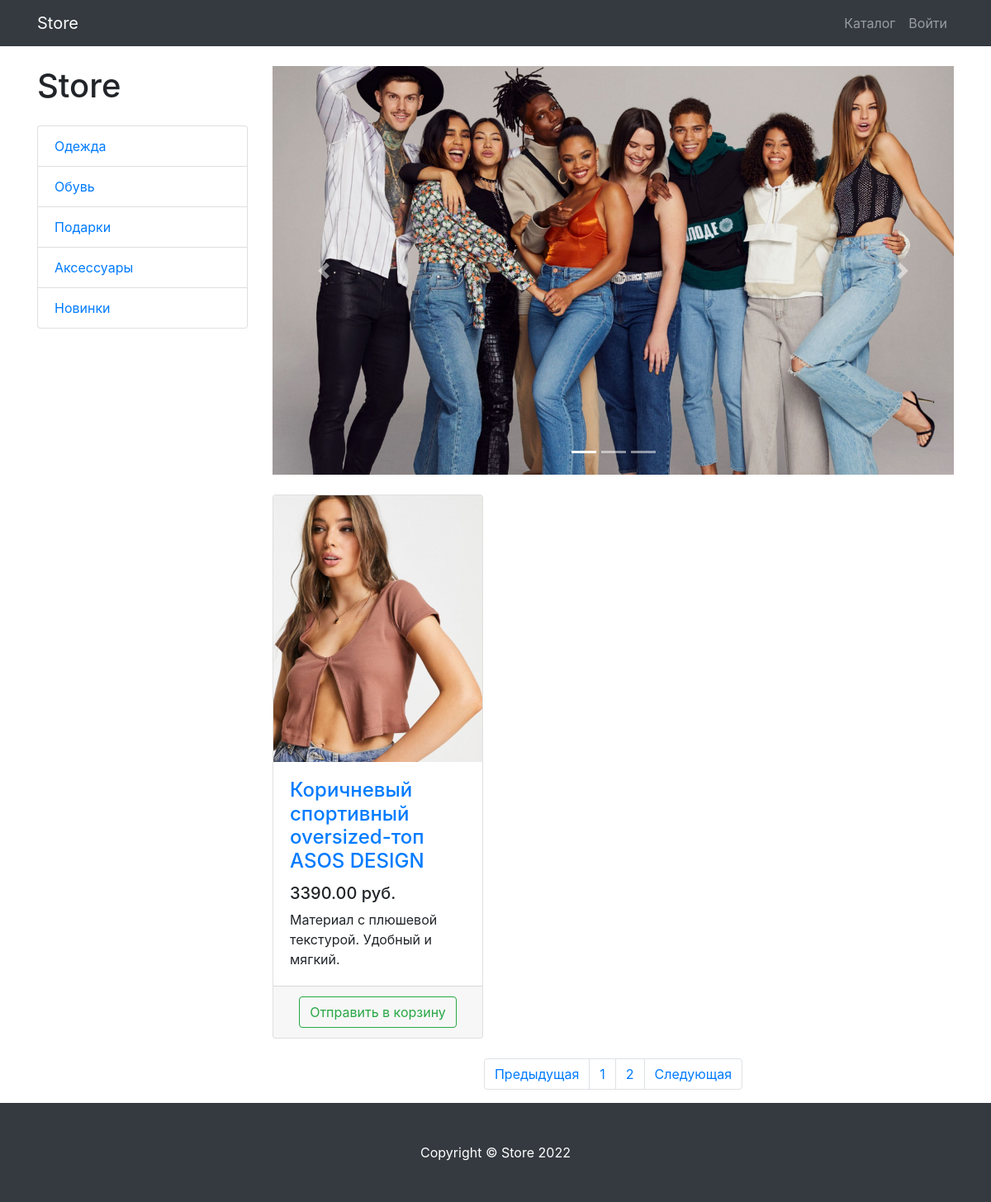
The app's page /products/page/2/ with its own data.
### products/models.py (models this page shows, shortened)
class ProductCategory(models.Model):
    name = models.CharField(max_length=128, unique=True)
    description = models.TextField(null=True, blank=True)
    class Meta:
        verbose_name = 'Category'
        verbose_name_plural = 'Categories'

class Product(models.Model):
    name = models.CharField(max_length=256, unique=True)
    description = models.TextField()
    price = models.DecimalField(max_digits=10, decimal_places=2)
    quantity = models.PositiveIntegerField(default=0)
    image = models.ImageField(upload_to='products_images')
    category = models.ForeignKey(ProductCategory, on_delete=models.CASCADE)
    class Meta:
        verbose_name = 'Product'
        verbose_name_plural = 'Products'

### products/views.py (the view)
# urls.py: path('', products, name='index'),
def products(request, category_id=None, page_number=1):
    if category_id:
        products = Product.objects.filter(category_id=category_id)
    else:
        products = Product.objects.all()
    per_page = 2
    paginator = Paginator(products, per_page)
    products_paginator = paginator.page(page_number)
    context = {
        'title': 'Store - Каталог',
        'categories': ProductCategory.objects.all(),
        'products': products_paginator,
}
    return render(request,'products/products.html', context)

### products/templates/products/products.html (shortened to what this page needs)
{% extends 'products/base.html' %}
{% load static %}
{% block css %}
    <link href="{% static 'vendor/css/products.css' %}" rel="stylesheet">
{% endblock %}
{% block content %}
<div class="container">
    <div class="row">
        <div class="col-lg-3">
            <h1 class="my-4">Store</h1>
            <div class="list-group">
                {% for category in categories %}
                  <a href="{% url 'products:category' category.id %}" class="list-group-item">{{ category.name }}</a>
                {% endfor%}
            </div>
        </div>
        <div class="col-lg-9">
            <div id="carouselExampleIndicators" class="carousel slide my-4" data-ride="carousel">
                <ol class="carousel-indicators">
                    <li data-target="#carouselExampleIndicators" data-slide-to="0" class="active"></li>
                    <li data-target="#carouselExampleIndicators" data-slide-to="1"></li>
                    <li data-target="#carouselExampleIndicators" data-slide-to="2"></li>
                </ol>
                <div class="carousel-inner" role="listbox">
                    <div class="carousel-item active">
                        <img class="d-block img-fluid" src="{% static 'vendor/img/slides/slide-1.jpg' %}" alt="First slide">
                    </div>
                </div>
                <a class="carousel-control-prev" href="#carouselExampleIndicators" role="button" data-slide="prev">
                    <span class="carousel-control-prev-icon" aria-hidden="true"></span>
                </a>
                <a class="carousel-control-next" href="#carouselExampleIndicators" role="button" data-slide="next">
                    <span class="carousel-control-next-icon" aria-hidden="true"></span>
                </a>
            </div>
            <div class="row">
                {% for product in products %}
                  <div class="col-lg-4 col-md-6 mb-4">
                    <div class="card h-100">
                        <a href="#">
                            <img class="card-img-top"
                                 src="{{ product.image.url }}"
                                 alt="">
                        </a>
                        <div class="card-body">
                            <h4 class="card-title">
                                <a href="#">{{ product.name }}</a>
                            </h4>
                            <h5>{{ product.price }} руб.</h5>
                            <p class="card-text">{{ product.description }}</p>
                        </div>
                        <div class="card-footer text-center">
                            <a class="btn btn-outline-success" href="{% url 'products:basket_add' product.id %}">
                                Отправить в корзину
                            </a>
                        </div>
                    </div>
                  </div>
                {% endfor %}
            </div>
            <nav aria-label="Page navigation example">
                <ul class="pagination justify-content-center">
                    <li class="page-item {% if not products.has_previous %} disabled {% endif %}">
                        <a class="page-link"
                           href="{% if products.has_previous %} {% url 'products:paginator' products.previous_page_number %} {% else %} # {% endif %}"
                           tabindex="-1" aria-disabled="true">
                            Предыдущая
                        </a>
                    </li>
                    {% for page in products.paginator.page_range %}
                        <li class="page-item">
                            <a class="page-link" href="{% url 'products:paginator' page %}">
                                {{ page }}
                            </a>
                        </li>
                    {% endfor %}
                    <li class="page-item {% if not products.has_previous %} disabled {% endif %}">
                        <a class="page-link"
                           href="{% if products.has_next %} {% url 'products:paginator' products.next_page_number %} {% else %} # {% endif %}">
                            Следующая
                        </a>
                    </li>
                </ul>
            </nav>
        </div>
    </div>
</div>
{% endblock %}
{% block footer %}
<footer class="py-5 bg-dark">
    <div class="container">
        <p class="m-0 text-center text-white">Copyright &copy; Store 2022</p>
    </div>
</footer>
{% endblock %}

### records on screen
ProductCategory: name "Одежда"
ProductCategory: name "Обувь"
ProductCategory: name "Подарки"
ProductCategory: name "Аксессуары"
ProductCategory: name "Новинки"
Product: image (picture), name "Коричневый спортивный oversized-топ ASOS DESIGN", price "3390.00", description "Материал c плюшевой текстурой. Удобный и мягкий."

### other values on screen
{{ page }} "1" "2"
